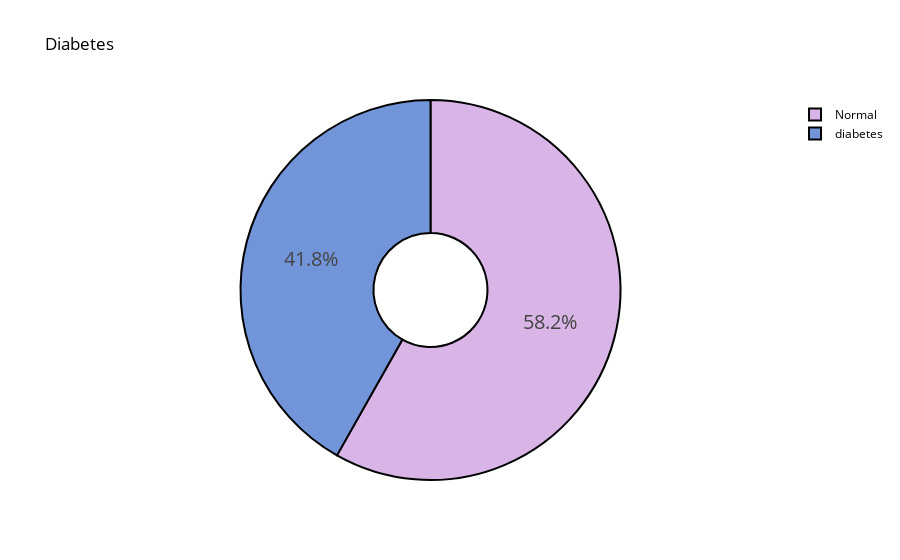

Write notebook code for a chart like this one.
### Code cell
colors = ['#D8B5E6', '#7295DA']
labels = ['Normal','diabetes']
values = df['diabetes'].value_counts()/df['diabetes'].shape[0]

fig = go.Figure(data=[go.Pie(labels=labels, values=values, hole=.3)])
fig.update_traces(hoverinfo='label+percent', textinfo='percent', textfont_size=20,
                  marker=dict(colors=colors, line=dict(color='#000000', width=2)))
fig.update_layout(
    title_text="Diabetes",
    title_font_color="black",
    legend_title_font_color="yellow",
    paper_bgcolor="white",
    plot_bgcolor='black',
    font_color="black",
)
fig.show()

### Figure 1 — Plotly figure (JSON) as saved in the notebook; plotly's stock layout.template omitted (floating-point values rounded to 4 significant figures)
{"data": [{"hole": 0.3, "hoverinfo": "label+percent", "labels": ["Normal", "diabetes"], "marker": {"colors": ["#D8B5E6", "#7295DA"], "line": {"color": "#000000", "width": 2}}, "textfont": {"size": 20}, "textinfo": "percent", "type": "pie", "values": [0.5819, 0.4181]}], "layout": {"font": {"color": "black"}, "legend": {"title": {"font": {"color": "yellow"}}}, "paper_bgcolor": "white", "plot_bgcolor": "black", "title": {"font": {"color": "black"}, "text": "Diabetes"}}}
